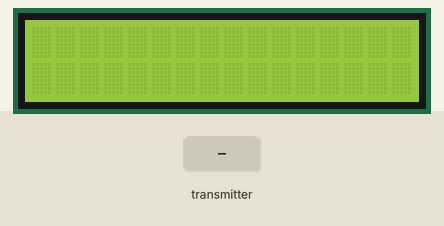
This sketch was run on a simulated Arduino Uno, built with avr-gcc and run on an emulated ATmega328P. Shown: 16×2 character LCD. The inputs (shaded band) are chosen by the test bench. No radio packets arrive unless stated; what the sketch prints to the serial monitor is not drawn.

Above: at 1.2 s.
1.3 s: the transmitter starts sending h = 0
At 5.5 s:
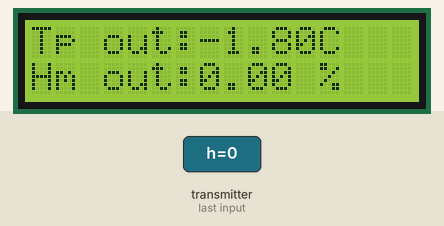
6.6 s: the transmitter starts sending t = 25
At 10.4 s:
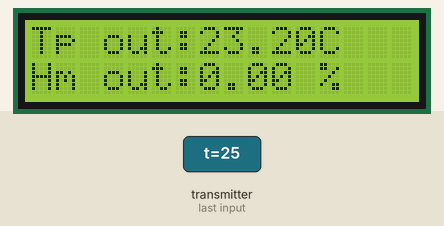
11.6 s: the transmitter starts sending h = 25
At 16.3 s:
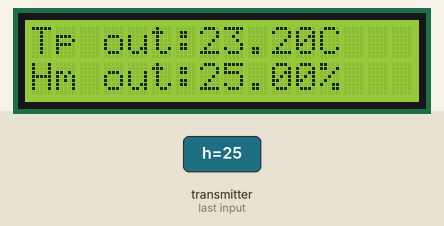
16.6 s: the transmitter starts sending t = 50
At 21.6 s:
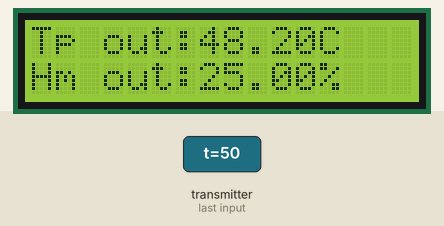
Timing chart, 0 to 22.6 s (numbered marks = the images above; inputs shaded):
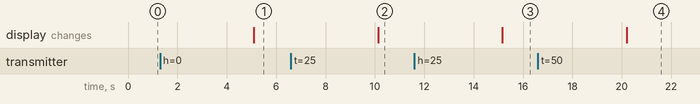

The sketch:

wireless_Rx.ino
```cpp
// Rx

#include <SPI.h>
#include <Wire.h>
#include <LiquidCrystal_I2C.h>
#include <nRF24L01.h>
#include <RF24.h>
#include <RF24_config.h>
RF24 radio(9, 10); // CE, CSN
struct MyData {
  float h; float t;
};
MyData data;
LiquidCrystal_I2C lcd(0x27,16,2);  // set the LCD address to 0x27 for a 16 chars and 2 line display
float temp = 20.5;
float temp_adj = 1.8; // adjustment for temperture
const byte address[6] = "00001";

void setup() {
  Serial.begin(9600);
  radio.begin();
  radio.openReadingPipe(0, address);
  radio.setPALevel(RF24_PA_MIN);
  radio.startListening();
  lcd.init();
  lcd.backlight();
}
void loop() {
  if (radio.available()) {
    //char text[32] = "";
    //radio.read(&text, sizeof(text));
    Serial.println("pong ...");
    radio.read(&data, sizeof(MyData));
    Serial.print("H = "); Serial.print(data.h); Serial.println(" %");
    Serial.print("T = "); Serial.print(data.t); Serial.println(" °C");
    lcd.setCursor(0,0); lcd.print("Tp out:");
    lcd.setCursor(7,0); lcd.print(data.t - temp_adj);
    lcd.setCursor(12,0); lcd.print("C");
    lcd.setCursor(0,1); lcd.print("Hm out:");
    lcd.setCursor(7,1); lcd.print(data.h);
    lcd.setCursor(12,1); lcd.print("%");
  }
  //Serial.println();
  //lcd.setCursor(0,1);
  //lcd.print(temp);
  delay(5000);
}
```

Measured:
- after the input at 1.3 s, the display: changes after 3.8 s (image 1)
- after the input at 6.6 s, the display: changes after 3.5 s (image 2)
- after the input at 11.6 s, the display: changes after 3.6 s (image 3)
- after the input at 16.6 s, the display: changes after 3.6 s (image 4)
